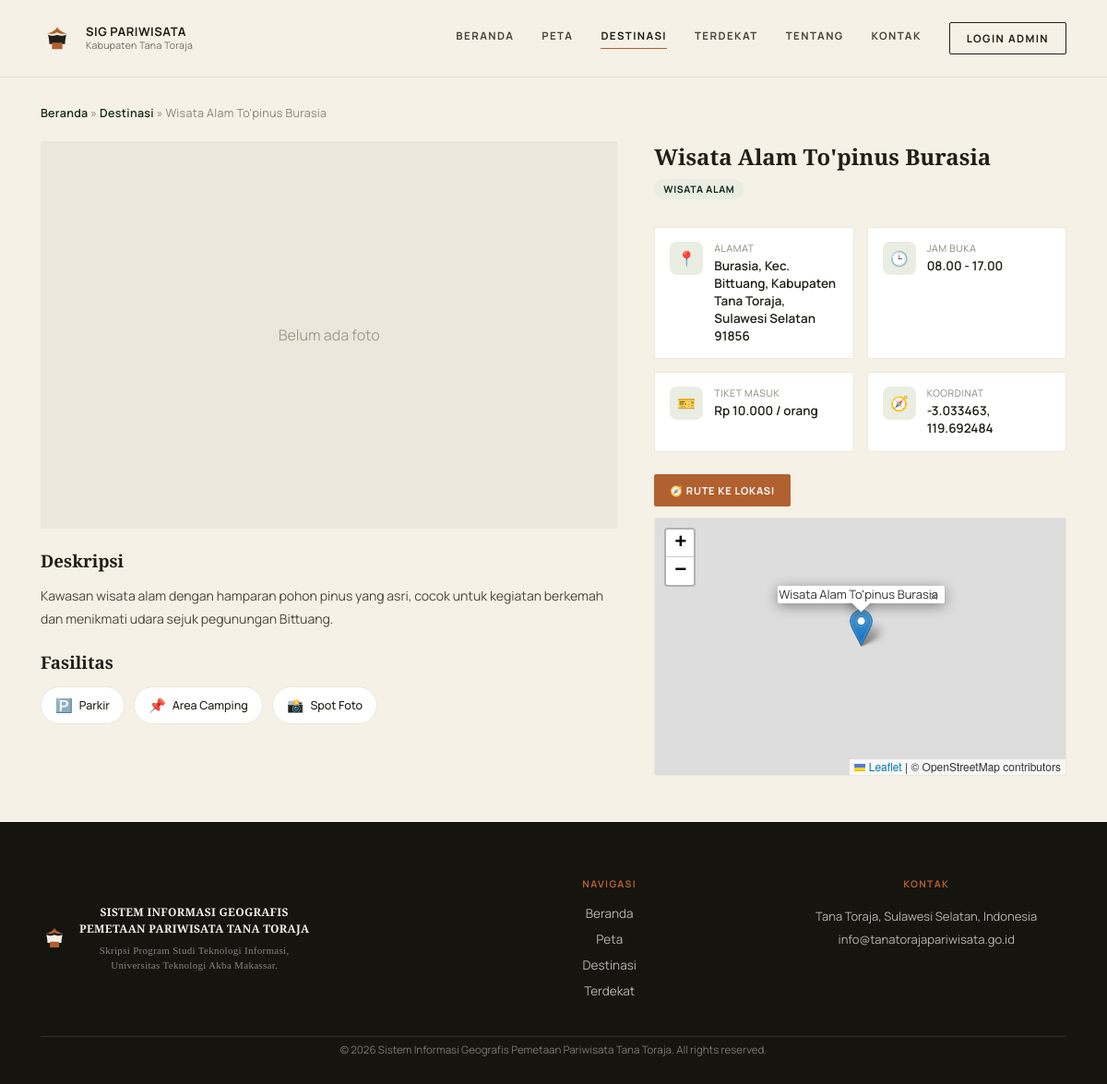
The app's page /detail.php?id=7 with its own data.
### tables this page shows
CREATE TABLE wisata (
  id_wisata    INT AUTO_INCREMENT PRIMARY KEY,
  nama_wisata  VARCHAR(100) NOT NULL,
  id_kategori  INT NOT NULL,
  id_admin     INT DEFAULT NULL,
  alamat       TEXT,
  deskripsi    TEXT,
  fasilitas    VARCHAR(255) DEFAULT NULL,
  jam_buka     VARCHAR(100) DEFAULT NULL,
  tiket_masuk  VARCHAR(100) DEFAULT NULL,
  latitude     DECIMAL(10,8) NOT NULL,
  longitude    DECIMAL(11,8) NOT NULL,
  foto         VARCHAR(255) DEFAULT NULL,
  created_at   TIMESTAMP DEFAULT CURRENT_TIMESTAMP,
  updated_at   TIMESTAMP DEFAULT CURRENT_TIMESTAMP ON UPDATE CURRENT_TIMESTAMP,
  CONSTRAINT fk_wisata_kategori FOREIGN KEY (id_kategori)
    REFERENCES kategori_wisata(id_kategori) ON DELETE RESTRICT,
  CONSTRAINT fk_wisata_admin FOREIGN KEY (id_admin)
    REFERENCES admin(id_admin) ON DELETE SET NULL
);

CREATE TABLE kategori_wisata (
  id_kategori   INT AUTO_INCREMENT PRIMARY KEY,
  nama_kategori VARCHAR(100) NOT NULL UNIQUE
);

### config/config.php (called while the page is built, shortened)
<?php
require_once __DIR__ . '/db.php';
require_once __DIR__ . '/../includes/models/Wisata.php';
$wisataModel = new Wisata($koneksi);

### includes/models/Wisata.php (called while the page is built, shortened)
<?php
class Wisata
{
    private mysqli $db;
    public function __construct(mysqli $db, array $row = [])
    {
        $this->db = $db;
    }
    private function fill(array $row): void
    {
        $this->nama_wisata = $row['nama_wisata'] ?? '';
        $this->kategori     = $row['kategori'] ?? null;
        $this->alamat       = $row['alamat'] ?? '';
        $this->deskripsi    = $row['deskripsi'] ?? '';
        $this->fasilitas    = $row['fasilitas'] ?? '';
        $this->jam_buka     = $row['jam_buka'] ?? '';
        $this->tiket_masuk  = $row['tiket_masuk'] ?? '';
        $this->latitude     = isset($row['latitude']) ? (float)$row['latitude'] : 0.0;
        $this->longitude    = isset($row['longitude']) ? (float)$row['longitude'] : 0.0;
        $this->foto         = $row['foto'] ?? null;
    }
    private function baseSelect(): string
    {
        return "SELECT w.id_wisata, w.nama_wisata, w.id_kategori, k.nama_kategori AS kategori,
                        w.id_admin, w.alamat, w.deskripsi, w.fasilitas, w.jam_buka, w.tiket_masuk,
                        w.latitude, w.longitude, w.foto, w.created_at, w.updated_at
                 FROM wisata w
                 INNER JOIN kategori_wisata k ON w.id_kategori = k.id_kategori";
    }
    public function getById(int $id): ?array
    {
        $stmt = $this->db->prepare($this->baseSelect() . " WHERE w.id_wisata = ?");
        $stmt->bind_param('i', $id);
        $stmt->execute();
        $row = $stmt->get_result()->fetch_assoc();
        return $row ?: null;
    }
    public function getByIdAsObject(int $id): ?Wisata
    {
        $row = $this->getById($id);
        return $row ? new Wisata($this->db, $row) : null;
    }
}

### includes/helpers.php (called while the page is built, shortened)
<?php
function facilityIcon(string $name): string
{
    $n = strtolower(trim($name));
    $map = [
        'parkir'      => '🅿️',
        'toilet'      => '🚻',
        'musholla'    => '🕌',
        'mushola'     => '🕌',
        'masjid'      => '🕌',
        'kuliner'     => '🍽️',
        'restoran'    => '🍽️',
        'warung'      => '🍽️',
        'souvenir'    => '🎁',
        'oleh-oleh'   => '🎁',
        'guide'       => '🧭',
        'pemandu'     => '🧭',
        'senter'      => '🔦',
        'gazebo'      => '⛺',
        'kafe'        => '☕',
        'cafe'        => '☕',
        'spot foto'   => '📸',
        'foto'        => '📸',
        'penginapan'  => '🏨',
        'hotel'       => '🏨',
        'homestay'    => '🏨',
        'atm'         => '🏧',
        'wifi'        => '📶',
        'listrik'     => '🔌',
        'p3k'         => '🩹',
        'kesehatan'   => '🩹',
        'anak'        => '🧸',
        'bermain'     => '🧸',
        'kolam'       => '🏊',
        'air'         => '🚰',
    ];
    foreach ($map as $keyword => $icon) {
        if (strpos($n, $keyword) !== false) {
            return $icon;
        }
    }
    return '📌';
}

### detail.php (the view, shortened to what this page needs)
<?php
require_once __DIR__ . '/config/config.php';
require_once __DIR__ . '/includes/helpers.php';
$id = isset($_GET['id']) ? (int)$_GET['id'] : 0;
$wisata = $wisataModel->getByIdAsObject($id);
$fasilitas = $wisata->fasilitas ? array_filter(array_map('trim', explode(',', $wisata->fasilitas))) : [];
require_once __DIR__ . '/includes/header.php';
?>
<div class="section" style="padding-top:30px;">
  <div class="breadcrumb">
    <a href="<?php echo BASE_URL; ?>index.php">Beranda</a> &raquo;
    <a href="<?php echo BASE_URL; ?>daftar_wisata.php">Destinasi</a> &raquo;
    <?php echo htmlspecialchars($wisata->nama_wisata); ?>
  </div>
  <div class="detail-grid">
    <div>
      <div class="detail-photo" style="<?php echo $wisata->foto ? 'background-image:url(' . UPLOAD_URL . htmlspecialchars($wisata->foto) . ')' : ''; ?>">
        <?php if (!$wisata->foto): ?>Belum ada foto<?php endif; ?>
      </div>
      <h3 style="margin:22px 0 8px;">Deskripsi</h3>
      <p style="font-size:14px;line-height:1.75;color:#4a463e;"><?php echo nl2br(htmlspecialchars($wisata->deskripsi)); ?></p>
      <?php if (!empty($fasilitas)): ?>
        <h3 style="margin:22px 0 4px;">Fasilitas</h3>
        <div class="facility-list">
          <?php foreach ($fasilitas as $f): ?>
            <span class="facility-chip">
              <span class="fc-icon"><?php echo facilityIcon($f); ?></span>
              <?php echo htmlspecialchars($f); ?>
            </span>
          <?php endforeach; ?>
        </div>
      <?php endif; ?>
    </div>
    <div>
      <h2 style="margin:0 0 6px;font-size:24px;"><?php echo htmlspecialchars($wisata->nama_wisata); ?></h2>
      <span class="badge"><?php echo htmlspecialchars($wisata->kategori); ?></span>
      <div class="info-cards">
        <div class="info-card">
          <div class="info-icon">📍</div>
          <div>
            <div class="info-label">Alamat</div>
            <div class="info-value"><?php echo htmlspecialchars($wisata->alamat ?: '-'); ?></div>
          </div>
        </div>
        <div class="info-card">
          <div class="info-icon">🕒</div>
          <div>
            <div class="info-label">Jam Buka</div>
            <div class="info-value"><?php echo htmlspecialchars($wisata->jam_buka ?: '-'); ?></div>
          </div>
        </div>
        <div class="info-card">
          <div class="info-icon">🎫</div>
          <div>
            <div class="info-label">Tiket Masuk</div>
            <div class="info-value"><?php echo htmlspecialchars($wisata->tiket_masuk ?: '-'); ?></div>
          </div>
        </div>
        <div class="info-card">
          <div class="info-icon">🧭</div>
          <div>
            <div class="info-label">Koordinat</div>
            <div class="info-value"><?php echo htmlspecialchars($wisata->latitude); ?>, <?php echo htmlspecialchars($wisata->longitude); ?></div>
          </div>
        </div>
      </div>
      <a class="btn btn-sm" target="_blank"
         href="https://www.google.com/maps/dir/?api=1&destination=<?php echo urlencode($wisata->latitude . ',' . $wisata->longitude); ?>">
        🧭 Rute ke Lokasi
      </a>
      <div id="detail-map"></div>
    </div>
  </div>
</div>
<?php require_once __DIR__ . '/includes/footer.php'; ?>

### assets/css/style.css (style rules this page uses)
:root { --color-dark: #15140f; --color-forest: #16281d; --color-forest-2: #223a29; --color-ivory: #f6f1e6; --color-ivory-2: #efe8d8; --color-terracotta: #b1602f; --color-terracotta-dark: #8f4a22; --color-gray: #8a8578; --toraja-green-dark: var(--color-forest); --toraja-green: var(--color-forest-2); --toraja-green-light: #e9ede2; --danger-red: #a8392b; --toraja-black: var(--color-dark); --toraja-gold: var(--color-terracotta); --toraja-cream: var(--color-ivory); --text-dark: #211f19; --font-serif: 'Playfair Display', Georgia, serif; --font-sans: 'Manrope', 'Poppins', "Segoe UI", Roboto, Arial, sans-serif; --nav-h: 84px; }
* { box-sizing: border-box; }
html { scroll-behavior: smooth; }
body { margin: 0; font-family: var(--font-sans); background: var(--color-ivory); color: var(--text-dark); -webkit-font-smoothing: antialiased; }
h1, h2, h3, h4, h5, .section-title, .login-box h2, .feature-card h3, .wisata-card h4, .footer-brand-text { font-family: var(--font-serif); }
a { text-decoration: none; color: inherit; }
.btn { display: inline-flex; align-items: center; gap: 8px; background: var(--color-terracotta); color: #fff; padding: 15px 30px; border-radius: 2px; font-weight: 700; font-size: 11.5px; letter-spacing: 1.4px; text-transform: uppercase; border: 1px solid var(--color-terracotta); cursor: pointer; transition: .25s ease; }
.btn-sm { padding: 9px 16px; font-size: 11px; text-transform: uppercase; letter-spacing: .8px; }
.section { max-width: 1280px; margin: 0 auto; padding: 10px 44px 50px; }
.badge { display:inline-block; background: var(--toraja-green-light); color: var(--color-forest); font-size: 10.5px; font-weight: 700; letter-spacing: .6px; text-transform: uppercase; padding: 4px 10px; border-radius: 20px; margin-bottom: 10px; }
.detail-grid { display: grid; grid-template-columns: 1.4fr 1fr; gap: 40px; }
.detail-photo { height: 420px; background:#ece7da center/cover no-repeat; border-radius: 2px; display:flex;align-items:center;justify-content:center;color:#a39d8c; position: relative; }
.info-cards { display:grid; grid-template-columns: repeat(2, 1fr); gap: 14px; margin: 20px 0 24px; }
.info-card { display:flex; gap: 12px; align-items:flex-start; background:#fff; border:1px solid #ece7da; border-radius: 2px; padding: 15px 16px; }
.info-card .info-icon { width: 36px; height: 36px; border-radius: 8px; background: var(--toraja-green-light); display:flex; align-items:center; justify-content:center; font-size: 16px; flex-shrink:0; }
.info-card .info-label { font-size: 10.5px; color: var(--color-gray); text-transform: uppercase; letter-spacing:.6px; margin-bottom: 3px; }
.info-card .info-value { font-size: 13.5px; font-weight: 600; color: var(--text-dark); line-height:1.4; }
.facility-list { display:flex; flex-wrap: wrap; gap: 10px; margin-top: 14px; }
.facility-chip { display:flex; align-items:center; gap:7px; background:#fff; border:1px solid #ece7da; padding: 9px 15px; border-radius: 24px; font-size:12.5px; font-weight:500; }
.facility-chip .fc-icon { font-size: 15px; }
#detail-map { height: 280px; border-radius: 2px; margin-top: 12px; overflow:hidden; border: 1px solid #ece7da; }
.breadcrumb { font-size: 12.5px; color: var(--color-gray); margin-bottom: 22px; letter-spacing: .3px; }
.breadcrumb a { color: var(--color-forest); font-weight: 600; }

### assets/leaflet/leaflet.css (style rules this page uses)
.leaflet-container { overflow: hidden; }
.leaflet-container.leaflet-touch-zoom { -ms-touch-action: pan-x pan-y; touch-action: pan-x pan-y; }
.leaflet-container.leaflet-touch-drag { -ms-touch-action: pinch-zoom; touch-action: none; touch-action: pinch-zoom; }
.leaflet-container.leaflet-touch-drag.leaflet-touch-zoom { -ms-touch-action: none; touch-action: none; }
.leaflet-container { -webkit-tap-highlight-color: transparent; }
.leaflet-grab { cursor: -webkit-grab; cursor: -moz-grab; cursor: grab; }
.leaflet-container { background: #ddd; outline-offset: 1px; }
.leaflet-container { font-family: "Helvetica Neue", Arial, Helvetica, sans-serif; font-size: 12px; font-size: 0.75rem; line-height: 1.5; }

### records on screen
wisata: nama_wisata "Wisata Alam To'pinus Burasia", deskripsi "Kawasan wisata alam dengan hamparan pohon pinus yang asri, cocok untuk kegiatan berkemah dan menikmati udara sejuk pegunungan Bittuang.", fasilitas "🅿️", fasilitas "Parkir", fasilitas "📌", fasilitas "Area Camping", fasilitas "📸", fasilitas "Spot Foto", id_kategori.nama_kategori "WISATA ALAM", alamat "Burasia, Kec. Bittuang, Kabupaten Tana Toraja, Sulawesi Selatan 91856", jam_buka "08.00 - 17.00", tiket_masuk "Rp 10.000 / orang", latitude "-3.033463", longitude "119.692484"
